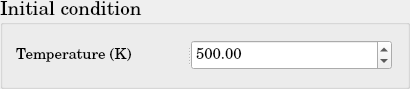
     <widget class="QGroupBox" name="DEq_InitialCondition_groupBox">
      <property name="minimumSize">
       <size>
        <width>410</width>
        <height>89</height>
       </size>
      </property>
      <property name="maximumSize">
       <size>
        <width>410</width>
        <height>89</height>
       </size>
      </property>
      <property name="font">
       <font>
        <family>Century Schoolbook L</family>
        <pointsize>14</pointsize>
        <weight>50</weight>
        <bold>false</bold>
       </font>
      </property>
      <property name="title">
       <string>Initial condition</string>
      </property>
      <layout class="QGridLayout" name="gridLayout_42">
       <item row="0" column="0">
        <widget class="QSplitter" name="splitter_11">
         <property name="minimumSize">
          <size>
           <width>378</width>
           <height>0</height>
          </size>
         </property>
         <property name="maximumSize">
          <size>
           <width>373</width>
           <height>30</height>
          </size>
         </property>
         <property name="orientation">
          <enum>Qt::Horizontal</enum>
         </property>
         <widget class="QLabel" name="DEq_SolidTmperature">
          <property name="minimumSize">
           <size>
            <width>169</width>
            <height>30</height>
           </size>
          </property>
          <property name="maximumSize">
           <size>
            <width>171</width>
            <height>31</height>
           </size>
          </property>
          <property name="font">
           <font>
            <pointsize>11</pointsize>
           </font>
          </property>
          <property name="text">
           <string>Temperature (K)</string>
          </property>
         </widget>
         <widget class="QDoubleSpinBox" name="DEq_SolidTmperature_doubleSpinBox">
          <property name="minimumSize">
           <size>
            <width>199</width>
            <height>29</height>
           </size>
          </property>
          <property name="maximumSize">
           <size>
            <width>201</width>
            <height>30</height>
           </size>
          </property>
          <property name="font">
           <font>
            <pointsize>11</pointsize>
           </font>
          </property>
          <property name="maximum">
           <double>1000000000.000000000000000</double>
          </property>
          <property name="value">
           <double>500.000000000000000</double>
          </property>
         </widget>
        </widget>
       </item>
      </layout>
     </widget>
